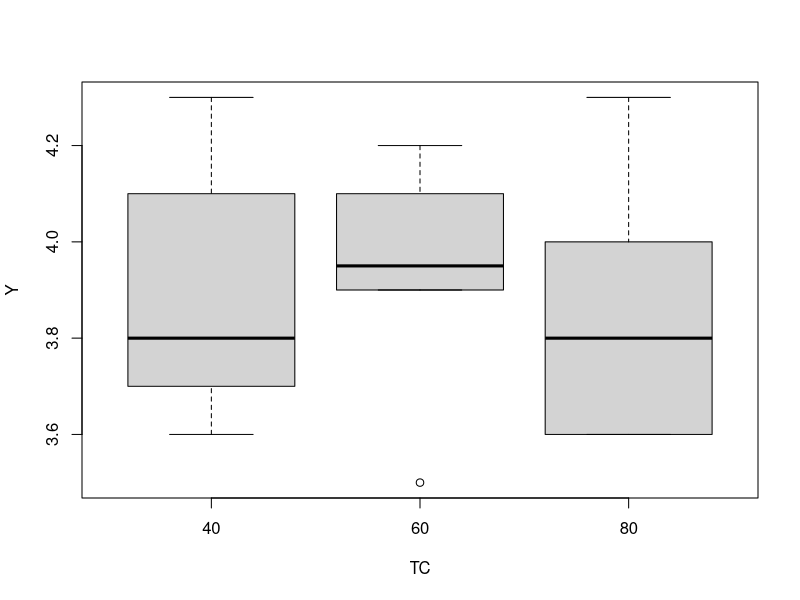
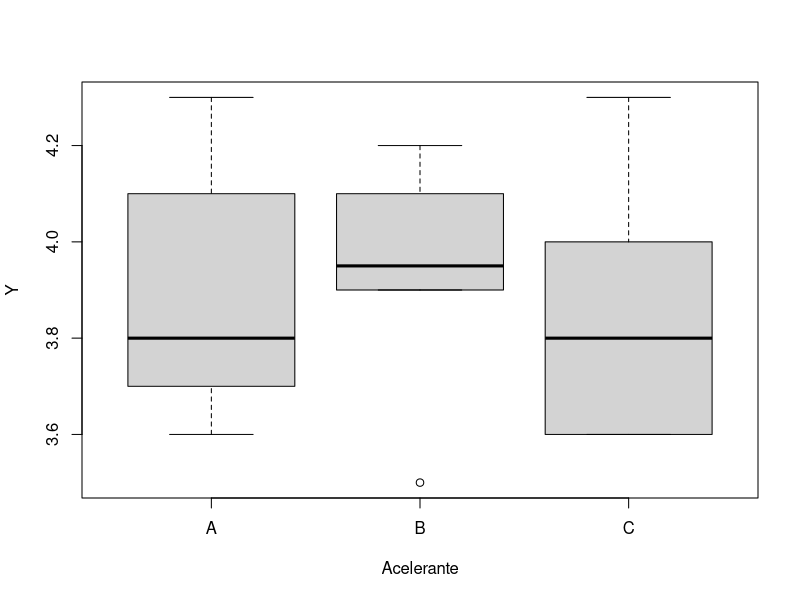
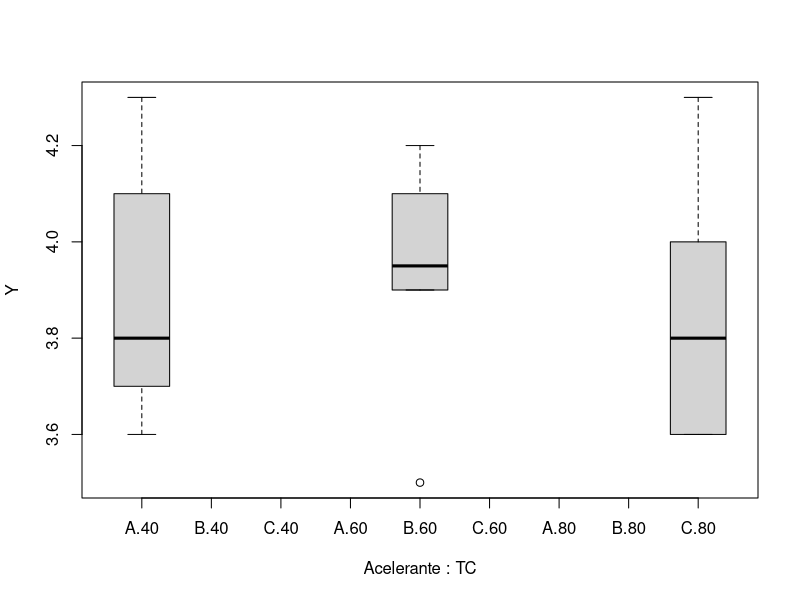
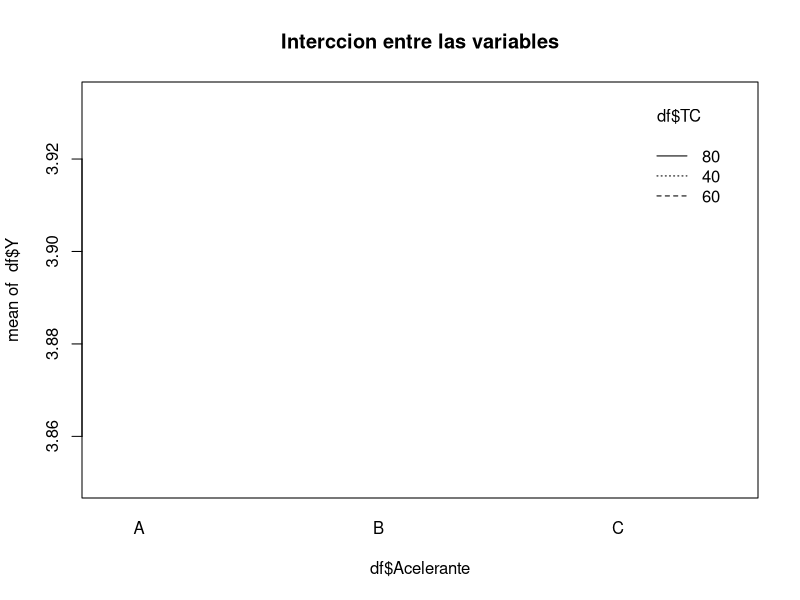
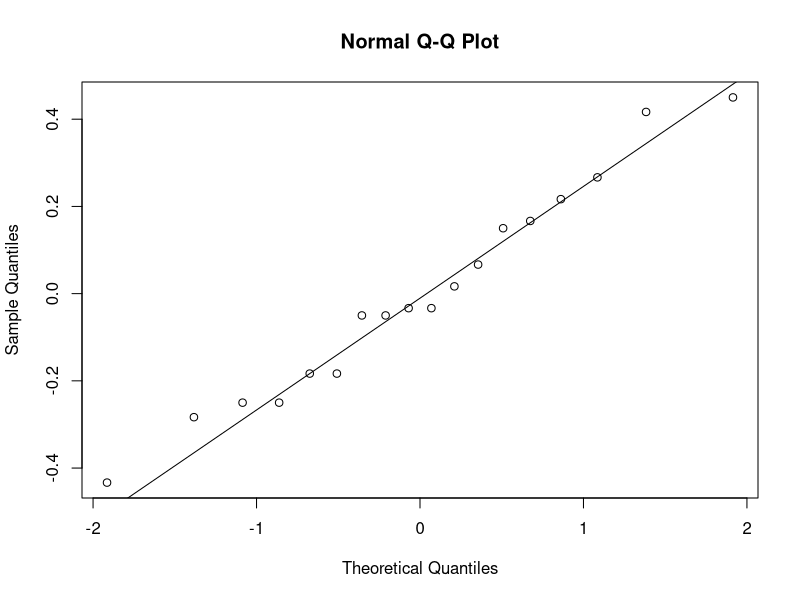
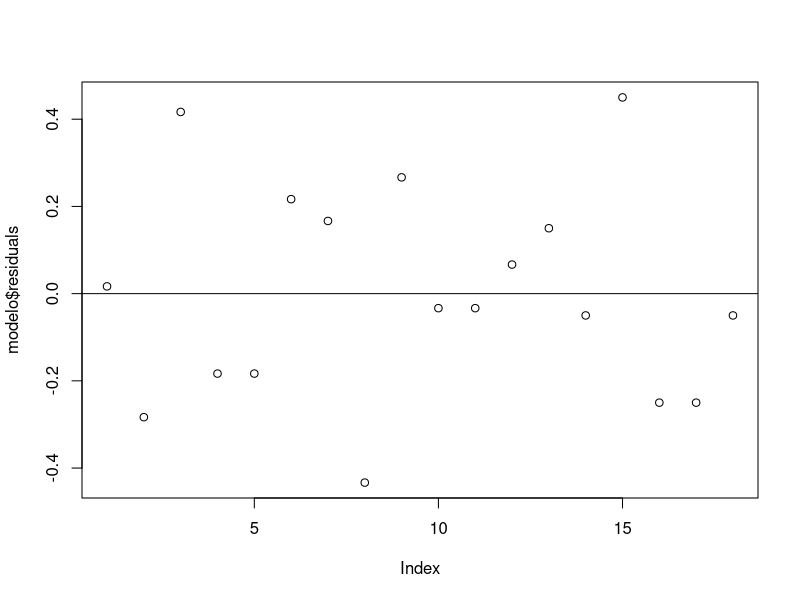

Source code (R) for these figures, in order:
df=read.csv("Prob21Cap5.csv")
df

str(df)
df$Acelerante=factor(df$Acelerante)
df$TC=factor(df$TC)
df$Y=as.double(df$Y)

modelo=aov(Y~Acelerante+TC,data=df)
summary(modelo)

boxplot(Y~TC,data=df)
boxplot(Y~Acelerante,data=df)
boxplot(Y~Acelerante*TC,data=df)
interaction.plot(df$Acelerante,df$TC,df$Y,main="Interccion entre las variables")

tk=TukeyHSD(modelo)

qqnorm(modelo$residuals)
qqline(modelo$residuals)
shapiro.test(modelo$residuals)

require(car)
leveneTest(Y~Acelerante,data=df)
leveneTest(Y~TC,data=df)

plot(modelo$residuals)
abline(h=0)